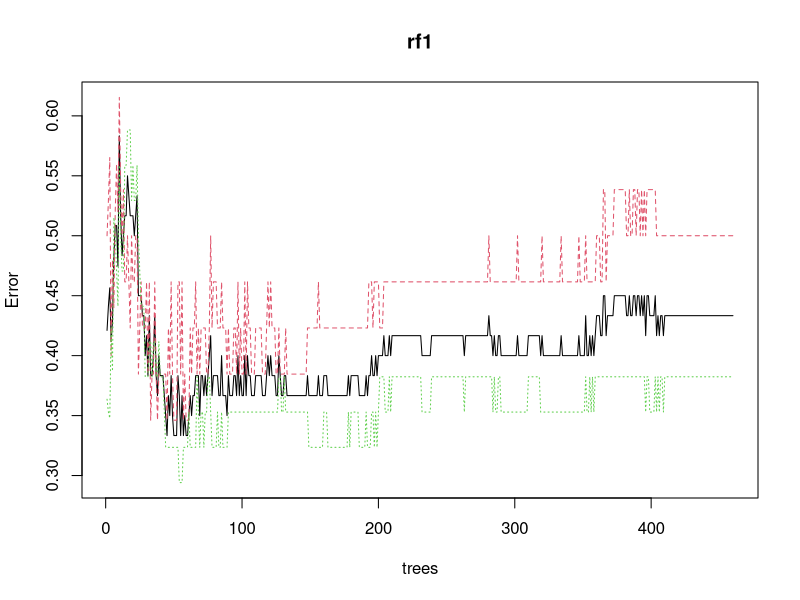
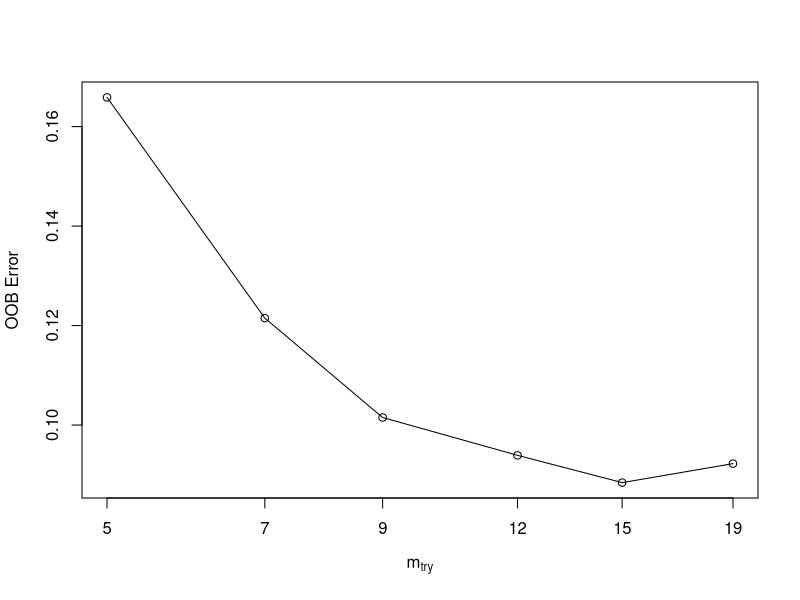
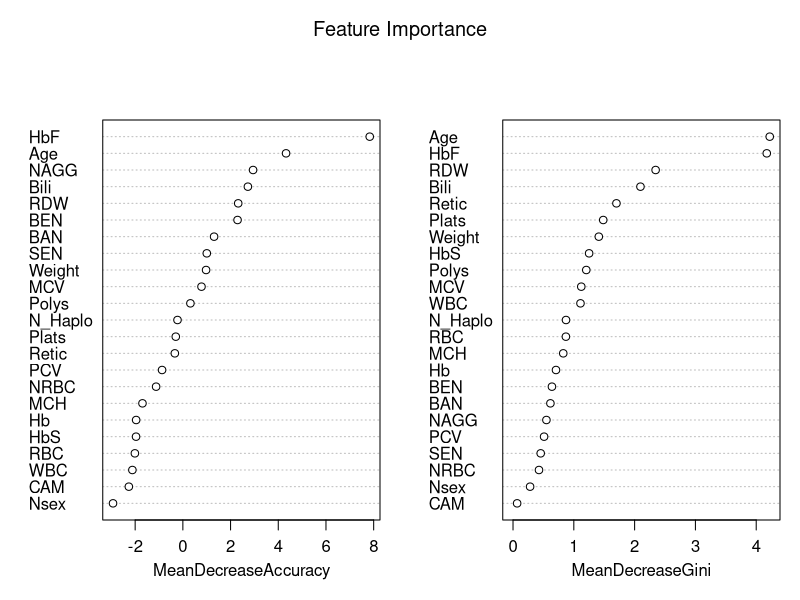

These figures' R source, in order:
#Random Forest for Scaled data
#setwd("C:/Users/basil/Desktop/R Project")
library(randomForest)
library(caret)
hemo = read.csv("hemo.csv",header = TRUE)
hemopredictors = hemo[,1:23]
nor_hemopredictors = scale(hemopredictors,center = TRUE,scale = TRUE)
nor_hemopredictors <- as.data.frame(nor_hemopredictors)
fhbfclass <- hemo$FHbF
fhbfclass[fhbfclass<15.0] <- 0
fhbfclass[fhbfclass>=15.0] <- 1
fhbfclass <- as.factor(fhbfclass)
nor_hemopredictors$class <- fhbfclass

#1st iteration
set.seed(123)
ind1 <- sample(2,nrow(nor_hemopredictors),replace = TRUE, prob = c(0.83,0.17))
train1 <-nor_hemopredictors[ind1==1,]
test1 <- nor_hemopredictors[ind1==2,]
set.seed(222)
rf1 <- randomForest(class~.,data=train1,ntree= 460,mtry = 15,importance=TRUE,proximity=TRUE)
prediction1 <- predict(rf1,test1)
plot(rf1)
tuning = tuneRF(train1[,-15],train1[,15],stepFactor = 0.8,plot = TRUE,ntreeTry = 460,trace = TRUE,improve = 0.05)
varImpPlot(rf1,sort = T,main = "Feature Importance")
print("No. of Trees 460 and split ration of 0.83:")
print(confusionMatrix(prediction1,test1$class))


#2nd iteration
set.seed(123)
ind2 <- sample(2,nrow(nor_hemopredictors),replace = TRUE, prob = c(0.66,0.34))
train2 <-nor_hemopredictors[ind2==1,]
test2 <- nor_hemopredictors[ind2==2,]
set.seed(222)
rf2 <- randomForest(class~.,data=train2,ntree= 460,mtry = 15,importance=TRUE,proximity=TRUE)
prediction2 <- predict(rf2,test2)
print("No. of Trees 460 and split ration of 0.66:")
print(confusionMatrix(prediction2,test2$class))


#3rd iteration
set.seed(123)
ind3 <- sample(2,nrow(nor_hemopredictors),replace = TRUE, prob = c(0.70,0.30))
train3 <-nor_hemopredictors[ind3==1,]
test3 <- nor_hemopredictors[ind3==2,]
set.seed(222)
rf3 <- randomForest(class~.,data=train3,ntree= 460,mtry = 15,importance=TRUE,proximity=TRUE)
prediction3 <- predict(rf3,test3)
print("No. of Trees 460 and split ration of 0.70:")
print(confusionMatrix(prediction3,test3$class))


#4th iteration
set.seed(123)
ind4 <- sample(2,nrow(nor_hemopredictors),replace = TRUE, prob = c(0.70,0.30))
train4 <-nor_hemopredictors[ind4==1,]
test4 <- nor_hemopredictors[ind4==2,]
set.seed(222)
rf4 <- randomForest(class~.,data=train4,ntree= 500,mtry = 15,importance=TRUE,proximity=TRUE)
prediction4 <- predict(rf4,test4)
#plot(rf4)
#tuning = tuneRF(train4[,-15],train4[,15],stepFactor = 0.8,plot = TRUE,ntreeTry = 560,trace = TRUE,improve = 0.05)
#varImpPlot(rf4,sort = T)
print("No. of Trees 500 and split ration of 0.70:")
print(confusionMatrix(prediction4,test4$class))

#5nd iteration
set.seed(123)
ind5 <- sample(2,nrow(nor_hemopredictors),replace = TRUE, prob = c(0.66,0.34))
train5 <-nor_hemopredictors[ind5==1,]
test5 <- nor_hemopredictors[ind5==2,]
set.seed(222)
rf5 <- randomForest(class~.,data=train5,ntree= 500,mtry = 15,importance=TRUE,proximity=TRUE)
prediction5 <- predict(rf5,test5)
print("No. of Trees 500 and split ration of 0.66:")
print(confusionMatrix(prediction5,test5$class))

#6th iteration
set.seed(123)
ind6 <- sample(2,nrow(nor_hemopredictors),replace = TRUE, prob = c(0.83,0.17))
train6 <-nor_hemopredictors[ind6==1,]
test6 <- nor_hemopredictors[ind6==2,]
set.seed(222)
rf6 <- randomForest(class~.,data=train6,ntree= 500,mtry = 15,importance=TRUE,proximity=TRUE)
p6 <- predict(rf6,train6)
prediction6 <- predict(rf6,test6)
print("No. of Trees 500 and split ration of 0.83:")
print(confusionMatrix(prediction6,test6$class))

#7th iteration
set.seed(123)
ind7 <- sample(2,nrow(nor_hemopredictors),replace = TRUE, prob = c(0.70,0.30))
train7 <-nor_hemopredictors[ind7==1,]
test7 <- nor_hemopredictors[ind7==2,]
set.seed(222)
rf7 <- randomForest(class~.,data=train7,ntree= 560,mtry = 15,importance=TRUE,proximity=TRUE)
prediction7 <- predict(rf7,test7)
print("No. of Trees 560 and split ration of 0.70:")
print(confusionMatrix(prediction7,test7$class))

#8nd iteration
set.seed(123)
ind8 <- sample(2,nrow(nor_hemopredictors),replace = TRUE, prob = c(0.66,0.34))
train8 <-nor_hemopredictors[ind8==1,]
test8 <- nor_hemopredictors[ind8==2,]
set.seed(222)
rf8 <- randomForest(class~.,data=train8,ntree= 560,mtry = 15,importance=TRUE,proximity=TRUE)
prediction8 <- predict(rf8,test8)
print("No. of Trees 560 and split ration of 0.66:")
print(confusionMatrix(prediction8,test8$class))

#9th iteration
set.seed(123)
ind9 <- sample(2,nrow(nor_hemopredictors),replace = TRUE, prob = c(0.83,0.17))
train9 <-nor_hemopredictors[ind9==1,]
test9 <- nor_hemopredictors[ind9==2,]
set.seed(222)
rf9 <- randomForest(class~.,data=train9,ntree= 560,mtry = 15,importance=TRUE,proximity=TRUE)
p9 <- predict(rf9,train9)
prediction9 <- predict(rf9,test9)
print("No. of Trees 560 and split ration of 0.83:")
print(confusionMatrix(prediction9,test9$class))

#7th iteration
set.seed(123)
ind7 <- sample(2,nrow(nor_hemopredictors),replace = TRUE, prob = c(0.73,0.27))
train7 <-nor_hemopredictors[ind7==1,]
test7 <- nor_hemopredictors[ind7==2,]
set.seed(222)
rf7 <- randomForest(class~.,data=train7,ntree= 460,mtry = 15,importance=TRUE,proximity=TRUE)
prediction7 <- predict(rf7,test7)
print("No. of Trees 460 and split ration of 0.73:")
print(confusionMatrix(prediction7,test7$class))

#8nd iteration
set.seed(123)
ind8 <- sample(2,nrow(nor_hemopredictors),replace = TRUE, prob = c(0.73,0.27))
train8 <-nor_hemopredictors[ind8==1,]
test8 <- nor_hemopredictors[ind8==2,]
set.seed(222)
rf8 <- randomForest(class~.,data=train8,ntree= 500,mtry = 15,importance=TRUE,proximity=TRUE)
prediction8 <- predict(rf8,test8)
print("No. of Trees 500 and split ration of 0.73:")
print(confusionMatrix(prediction8,test8$class))

#9th iteration
set.seed(123)
ind9 <- sample(2,nrow(nor_hemopredictors),replace = TRUE, prob = c(0.73,0.27))
train9 <-nor_hemopredictors[ind9==1,]
test9 <- nor_hemopredictors[ind9==2,]
set.seed(222)
rf9 <- randomForest(class~.,data=train9,ntree= 560,mtry = 15,importance=TRUE,proximity=TRUE)
prediction9 <- predict(rf9,test9)
print("No. of Trees 560 and split ration of 0.73:")
print(confusionMatrix(prediction9,test9$class))

